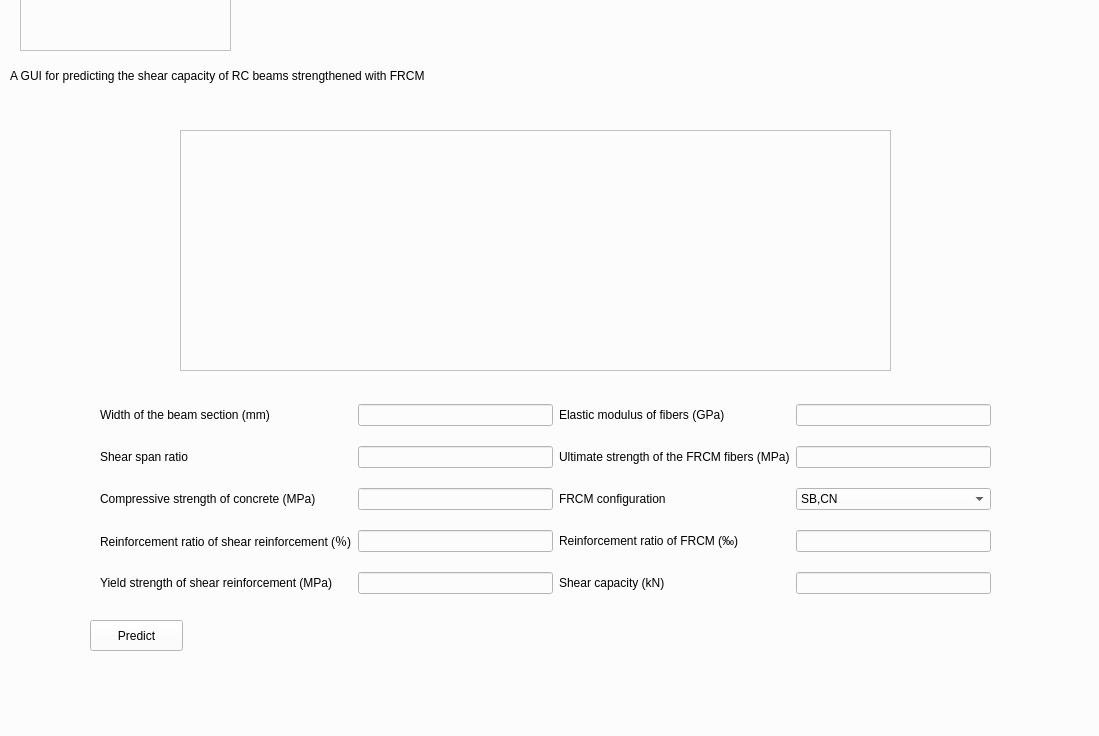
<?xml version="1.0" encoding="UTF-8"?>
<ui version="4.0">
 <class>MainWindow</class>
 <widget class="QMainWindow" name="MainWindow">
  <property name="geometry">
   <rect>
    <x>0</x>
    <y>0</y>
    <width>1099</width>
    <height>736</height>
   </rect>
  </property>
  <property name="windowTitle">
   <string>MainWindow</string>
  </property>
  <property name="styleSheet">
   <string notr="true">background-color: rgb(252, 252, 252);</string>
  </property>
  <widget class="QWidget" name="centralwidget">
   <widget class="QWidget" name="gridLayoutWidget">
    <property name="geometry">
     <rect>
      <x>100</x>
      <y>390</y>
      <width>891</width>
      <height>221</height>
     </rect>
    </property>
    <layout class="QGridLayout" name="gridLayout">
     <item row="0" column="3">
      <widget class="QLabel" name="Es">
       <property name="text">
        <string>Elastic modulus of fibers (GPa)</string>
       </property>
      </widget>
     </item>
     <item row="1" column="3">
      <widget class="QLabel" name="fu">
       <property name="text">
        <string>Ultimate strength of the FRCM fibers (MPa)</string>
       </property>
      </widget>
     </item>
     <item row="2" column="3">
      <widget class="QLabel" name="config">
       <property name="text">
        <string>FRCM configuration</string>
       </property>
      </widget>
     </item>
     <item row="3" column="1">
      <widget class="QLabel" name="rhosy">
       <property name="text">
        <string>Reinforcement ratio of shear reinforcement (％)</string>
       </property>
      </widget>
     </item>
     <item row="4" column="1">
      <widget class="QLabel" name="fsy">
       <property name="text">
        <string>Yield strength of shear reinforcement (MPa)</string>
       </property>
      </widget>
     </item>
     <item row="1" column="2">
      <widget class="QLineEdit" name="lineEdit_ad"/>
     </item>
     <item row="3" column="3">
      <widget class="QLabel" name="rhof">
       <property name="text">
        <string>Reinforcement ratio of FRCM (‰)</string>
       </property>
      </widget>
     </item>
     <item row="2" column="2">
      <widget class="QLineEdit" name="lineEdit_fc"/>
     </item>
     <item row="0" column="1">
      <widget class="QLabel" name="bw">
       <property name="text">
        <string>Width of the beam section (mm)</string>
       </property>
      </widget>
     </item>
     <item row="1" column="1">
      <widget class="QLabel" name="ad">
       <property name="text">
        <string>Shear span ratio</string>
       </property>
      </widget>
     </item>
     <item row="4" column="2">
      <widget class="QLineEdit" name="lineEdit_fsy"/>
     </item>
     <item row="3" column="2">
      <widget class="QLineEdit" name="lineEdit_rhosy"/>
     </item>
     <item row="2" column="1">
      <widget class="QLabel" name="fc">
       <property name="text">
        <string>Compressive strength of concrete (MPa)</string>
       </property>
      </widget>
     </item>
     <item row="4" column="3">
      <widget class="QLabel" name="Vf">
       <property name="text">
        <string>Shear capacity (kN)</string>
       </property>
      </widget>
     </item>
     <item row="0" column="2">
      <widget class="QLineEdit" name="lineEdit_bw"/>
     </item>
     <item row="0" column="4">
      <widget class="QLineEdit" name="lineEdit_fu"/>
     </item>
     <item row="1" column="4">
      <widget class="QLineEdit" name="lineEdit_Es"/>
     </item>
     <item row="2" column="4">
      <widget class="QComboBox" name="configCombo">
       <item>
        <property name="text">
         <string>SB,CN</string>
        </property>
       </item>
       <item>
        <property name="text">
         <string>UW,CN</string>
        </property>
       </item>
       <item>
        <property name="text">
         <string>FW,CN</string>
        </property>
       </item>
       <item>
        <property name="text">
         <string>UW,DCN</string>
        </property>
       </item>
      </widget>
     </item>
     <item row="3" column="4">
      <widget class="QLineEdit" name="lineEdit_rhof"/>
     </item>
     <item row="4" column="4">
      <widget class="QLineEdit" name="lineEdit_Vf"/>
     </item>
    </layout>
   </widget>
   <widget class="QPushButton" name="start">
    <property name="geometry">
     <rect>
      <x>90</x>
      <y>620</y>
      <width>93</width>
      <height>31</height>
     </rect>
    </property>
    <property name="text">
     <string>Predict</string>
    </property>
   </widget>
   <widget class="QLabel" name="explanation">
    <property name="geometry">
     <rect>
      <x>10</x>
      <y>60</y>
      <width>701</width>
      <height>31</height>
     </rect>
    </property>
    <property name="text">
     <string>A GUI for predicting the shear capacity of RC beams strengthened with FRCM</string>
    </property>
   </widget>
   <widget class="QColumnView" name="columnView">
    <property name="geometry">
     <rect>
      <x>180</x>
      <y>130</y>
      <width>711</width>
      <height>241</height>
     </rect>
    </property>
    <property name="styleSheet">
     <string notr="true">border-image:url(:/background/!Shear strengthening scheme.jpg)</string>
    </property>
   </widget>
   <widget class="QColumnView" name="columnView_2">
    <property name="geometry">
     <rect>
      <x>20</x>
      <y>-10</y>
      <width>211</width>
      <height>61</height>
     </rect>
    </property>
    <property name="styleSheet">
     <string notr="true">border-image:url(:/background/logo.jpg)</string>
    </property>
   </widget>
  </widget>
  <widget class="QMenuBar" name="menubar">
   <property name="geometry">
    <rect>
     <x>0</x>
     <y>0</y>
     <width>1099</width>
     <height>26</height>
    </rect>
   </property>
  </widget>
  <widget class="QStatusBar" name="statusbar"/>
 </widget>
 <tabstops>
  <tabstop>lineEdit_bw</tabstop>
  <tabstop>lineEdit_ad</tabstop>
  <tabstop>lineEdit_fc</tabstop>
  <tabstop>lineEdit_rhosy</tabstop>
  <tabstop>lineEdit_fsy</tabstop>
  <tabstop>start</tabstop>
 </tabstops>
 <resources>
  <include location="../picture.qrc"/>
 </resources>
 <connections/>
</ui>
